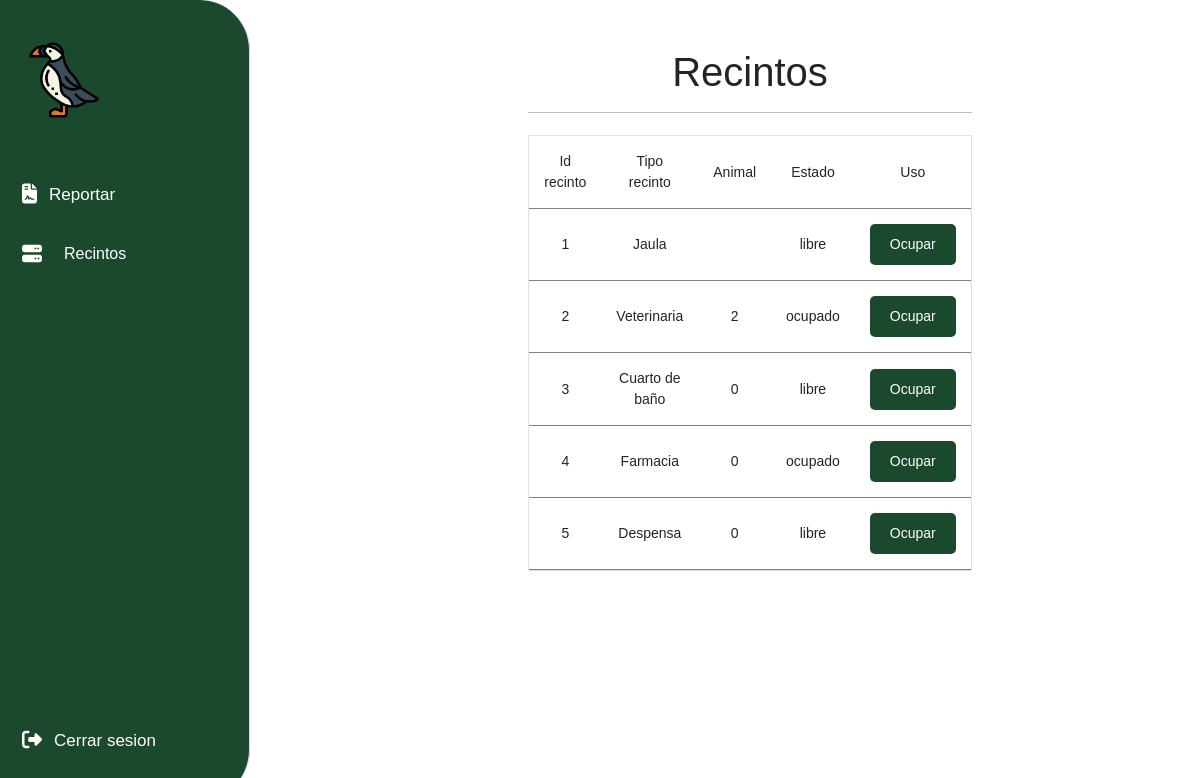
The page /cuidador/cuidador.php on the database its author committed.
### tables this page shows
CREATE TABLE `recintos` (
  `id_recintos` int(11) NOT NULL,
  `tipo` varchar(60) NOT NULL,
  `n_animales` varchar(60) NOT NULL,
  `estado` varchar(60) NOT NULL
);

### cuidador/cuidador.php (the view, shortened to what this page needs)
<?php
    require ('../includes/conexion.php');
?>
<!DOCTYPE html>
<html lang="es">
<head>
    <link rel="stylesheet" type="text/css" href="../CSS/cuidador.css">
    <link href="https://cdn.jsdelivr.net/npm/bootstrap@5.3.0-alpha3/dist/css/bootstrap.min.css" rel="stylesheet">
</head>
<body>
    <aside class="sidebar">
      <header class="sidebar-header">
        <img class="logo-img" src="../images/frailecillo.png"/>
      </header>
      <nav>
        <button type="button" data-bs-toggle="modal" data-bs-target="#reportes_cuidador">
          <span>
            <i class="fa-solid fa-file-contract" style="color: #ffffff;"></i>
            <span>Reportar</span>
          </span>
        </button>
        <button>
          <span>
            <i class="fa-solid fa-server" style="color: #ffffff;"></i>
            <span><select id="menu" class="tablas_menu"><option value="option1">Recintos</option>
            </select></span>
          </span>
        </button>
        <button id="logout-button">
          <span>
            <i class="fa-solid fa-right-from-bracket"></i>
            <span>Cerrar sesion</span>
          </span>
        </button>
      </nav>
    </aside>
    <div id="option1" class="opciones">
    <br><br>
    <center><h1>Recintos</h1></center>
    <hr style="border: none; border-top: 1px solid black;">
    <div id="recintos">
    	<div class="table">
    		<table>
    			<thead>
    			<tr>
    				<td>Id recinto</td>
    				<td>Tipo recinto</td>
    				<td>Animal</td>
    				<td>Estado</td>
            <td>Uso</td>
    			</tr>
    			</thead>
    			<tbody>
    				<?php
    				$sql="SELECT * from recintos";
    				$result=mysqli_query($conn,$sql);
    				while($mostrar=mysqli_fetch_array($result)){
                        $arreglo = $mostrar['id_recintos'].','.$mostrar['n_animales'].','.$mostrar['estado'];
    				 ?>
    				<tr>
    					<td><?php echo $mostrar['id_recintos'] ?></td>
    					<td><?php echo $mostrar['tipo'] ?></td>
    					<td><?php echo $mostrar['n_animales'] ?></td>
    					<td><?php echo $mostrar['estado'] ?></td>
    					<td><button type="button" data-bs-toggle="modal" data-bs-target="#editar_recintos" class="boton" onclick="estado_rec('<?php echo $arreglo?>')">Ocupar</td>
    				</tr>
    				<?php
    				}
    				 ?>
    			</tbody>
    		</table>
    	</div>
      </div>
    </div>
</body>
</html>

### CSS/cuidador.css (style rules this page uses)
* { font-family: Arial, sans-serif; }
.sidebar { position: fixed; top: 0; left: 0; display: flex; flex-direction: column; align-items: flex-start; width: 250px; height: 100%; padding: 40px 10px 30px 10px; background: #1b492e; border-right: 1px solid #dbdbdb; transition: 0.3s; color: white; border-top-right-radius: 50px; border-bottom-right-radius: 50px; }
.sidebar-header { width: 100%; margin-bottom: 44px; }
.logo-img { margin-left: 14px; height: 80px; }
.sidebar button { height: 60px; background: transparent; border: 0; padding: 0; font-family: inherit; color: inherit; cursor: pointer; }
.sidebar button>span { display: flex; align-items: center; gap: 12px; height: 48px; padding: 0 12px; border-radius: 24px; line-height: 1; }
.sidebar button>span>span { transition: 0.3s; }
.sidebar button i { position: relative; font-size: 20px; transition: 0.2s; }
.sidebar button span { font-size: 17px; }
.sidebar>nav { flex: 1 1 auto; display: flex; flex-direction: column; width: 100%; }
.sidebar>nav button:last-child { margin-top: auto; }
.tablas_menu { width: 150px; padding: 10px; border: none; background-color: #1b492e; font-size: 16px; appearance: none; -webkit-appearance: none; border-radius: 5%; color: white; }
.tablas_menu:after { content: "\25BC"; position: relative; top: 0; right: 0; padding: 10px; background-color: #1b492e; font-size: 16px; pointer-events: none; }
.opciones { margin-left: 600px; margin-right: 300px; width: 80%; }
body { display: flex; align-items: center; justify-content: center; background: white; }
.table { border: solid 1px #1b492e; margin-top: 5%; table-layout: auto; }
table { color: black; font-size: 14px; table-layout: fixed; }
thead { background: #1b492e; color: white; }
td { padding: 15px; border-bottom: solid 1px #1b492e; text-align: center; }
tbody tr { cursor: pointer; }
.boton { background-color: #1b492e; color: white; padding: 10px 20px; border: none; border-radius: 5px; cursor: pointer; }

### rows shown on the page
recintos: id_recintos "1", tipo "Jaula", estado "libre"
recintos: id_recintos "2", tipo "Veterinaria", n_animales "2", estado "ocupado"
recintos: id_recintos "3", tipo "Cuarto de baño", n_animales "0", estado "libre"
recintos: id_recintos "4", tipo "Farmacia", n_animales "0", estado "ocupado"
recintos: id_recintos "5", tipo "Despensa", n_animales "0", estado "libre"
